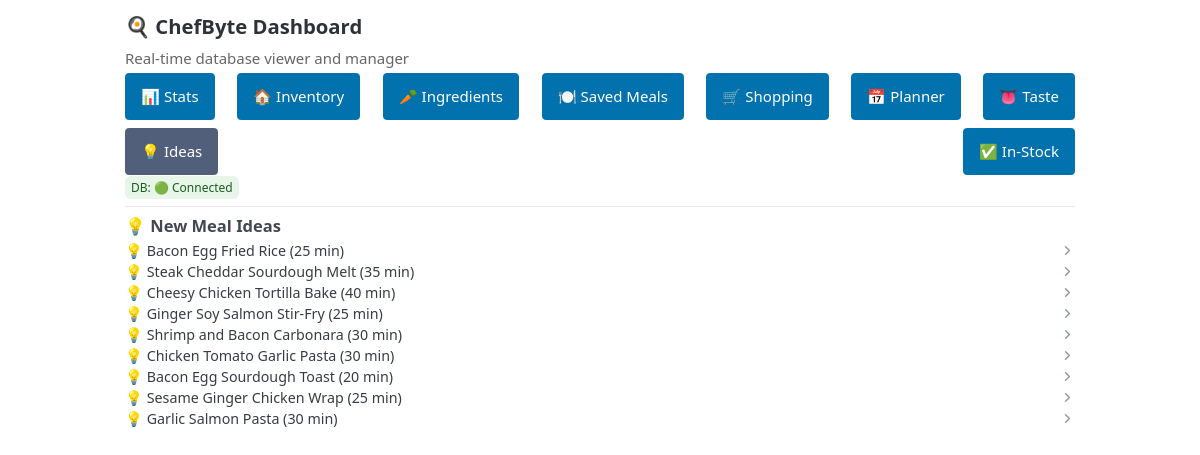
/ideas, run on the app's committed database.
### tables this page shows
CREATE TABLE new_meal_ideas (
            id INTEGER PRIMARY KEY,
            name TEXT NOT NULL,
            prep_time INTEGER NOT NULL,
            ingredients TEXT NOT NULL,
            recipe TEXT NOT NULL
        );

### chefbyte_webapp/main.py (the view)
@app.get("/ideas", response_class=HTMLResponse)
def ideas_page(request: Request):
    items = fetch_table("new_meal_ideas")
    for m in items:
        try:
            m["ingredients_parsed"] = json.loads(m.get("ingredients") or "null") or []
        except Exception:
            m["ingredients_parsed"] = []
    return templates.TemplateResponse(
        "ideas.html",
        {"request": request, "items": items, "status": get_status(), "page": "ideas"},
    )

### chefbyte_webapp/templates/ideas.html (shortened to what this page needs)
{% extends "base.html" %}
{% block content %}
<h3>💡 New Meal Ideas</h3>
{% for idea in items %}
<details>
  <summary>💡 {{ idea.name }} ({{ idea.prep_time }} min)</summary>
</details>
{% endfor %}
{% endblock %}

### chefbyte_webapp/static/styles.css (style rules this page uses)
html, body { font-size: 15px; }
h3 { font-size: 1.1rem; margin-bottom: 0.5rem; }
.compact details { margin: 0.4rem 0; }
details > summary { font-size: 0.95rem; }

### data on the page
new_meal_ideas: name "Bacon Egg Fried Rice", prep_time "25"
new_meal_ideas: name "Steak Cheddar Sourdough Melt", prep_time "35"
new_meal_ideas: name "Cheesy Chicken Tortilla Bake", prep_time "40"
new_meal_ideas: name "Ginger Soy Salmon Stir-Fry", prep_time "25"
new_meal_ideas: name "Shrimp and Bacon Carbonara", prep_time "30"
new_meal_ideas: name "Chicken Tomato Garlic Pasta", prep_time "30"
new_meal_ideas: name "Bacon Egg Sourdough Toast", prep_time "20"
new_meal_ideas: name "Sesame Ginger Chicken Wrap", prep_time "25"
new_meal_ideas: name "Garlic Salmon Pasta", prep_time "30"

### other printed values
{{ '🟢 Connected' if status.db else '🔴 Disconnected' }} "🟢 Connected"
